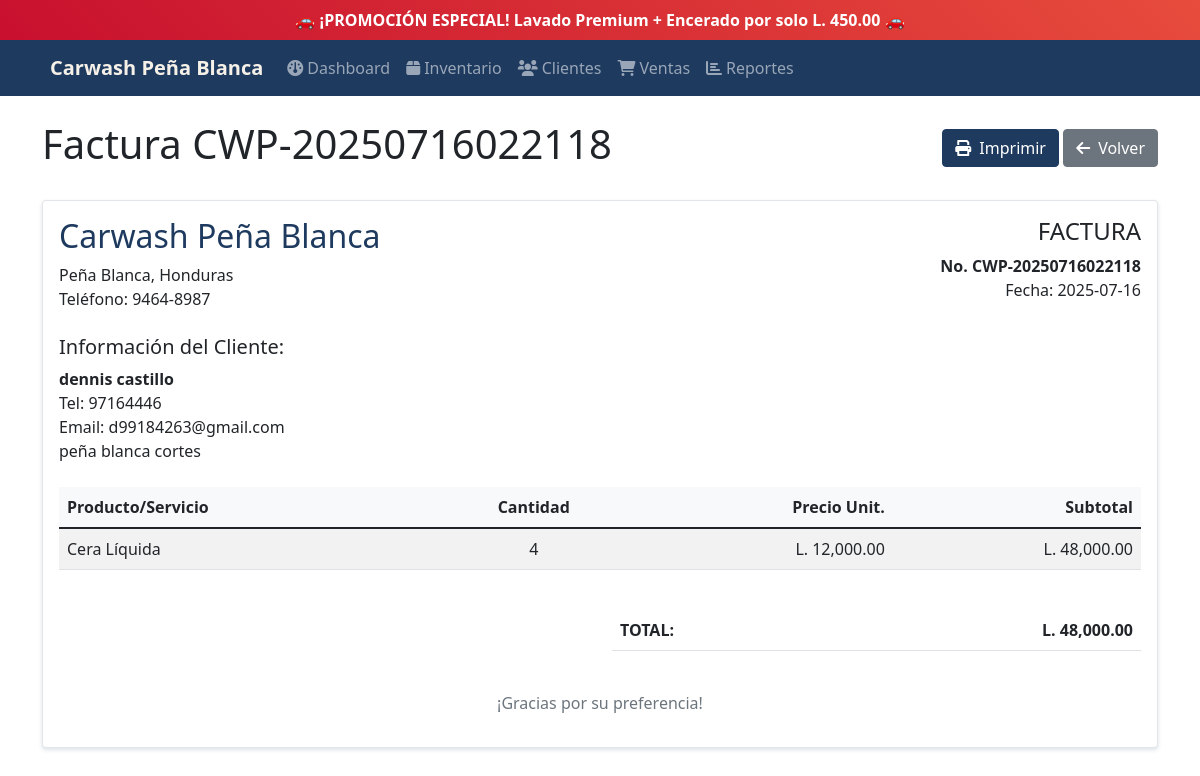
Screenshot of /sales/2/invoice with the database file from the repository.
### tables this page shows
CREATE TABLE sales (
            id INTEGER PRIMARY KEY AUTOINCREMENT,
            customer_id INTEGER,
            total REAL NOT NULL,
            tax REAL DEFAULT 0,
            discount REAL DEFAULT 0,
            payment_method TEXT,
            status TEXT DEFAULT 'completed',
            invoice_number TEXT UNIQUE,
            created_at TIMESTAMP DEFAULT CURRENT_TIMESTAMP,
            FOREIGN KEY (customer_id) REFERENCES customers (id)
        );

CREATE TABLE customers (
            id INTEGER PRIMARY KEY AUTOINCREMENT,
            name TEXT NOT NULL,
            phone TEXT,
            email TEXT,
            address TEXT,
            created_at TIMESTAMP DEFAULT CURRENT_TIMESTAMP
        );

CREATE TABLE sale_items (
            id INTEGER PRIMARY KEY AUTOINCREMENT,
            sale_id INTEGER,
            product_id INTEGER,
            quantity INTEGER NOT NULL,
            unit_price REAL NOT NULL,
            subtotal REAL NOT NULL,
            FOREIGN KEY (sale_id) REFERENCES sales (id),
            FOREIGN KEY (product_id) REFERENCES products (id)
        );

CREATE TABLE products (
            id INTEGER PRIMARY KEY AUTOINCREMENT,
            name TEXT NOT NULL,
            description TEXT,
            price REAL NOT NULL,
            stock INTEGER DEFAULT 0,
            category TEXT,
            created_at TIMESTAMP DEFAULT CURRENT_TIMESTAMP
        );

### main.py (the view)
@app.route('/sales/<int:sale_id>/invoice')
def view_invoice(sale_id):
    conn = get_db_connection()
    sale = conn.execute("""
        SELECT s.*, c.name as customer_name, c.phone, c.email, c.address
        FROM sales s
        LEFT JOIN customers c ON s.customer_id = c.id
        WHERE s.id = ?
    """, (sale_id,)).fetchone()
    items = conn.execute("""
        SELECT si.*, p.name as product_name
        FROM sale_items si
        JOIN products p ON si.product_id = p.id
        WHERE si.sale_id = ?
    """, (sale_id,)).fetchall()
    conn.close()
    return render_template('invoice.html', sale=sale, items=items)

### main.py (called while the page is built)
def get_db_connection():
    conn = sqlite3.connect('carwash.db')
    conn.row_factory = sqlite3.Row
    return conn

### templates/invoice.html (shortened to what this page needs)
{% extends "base.html" %}
{% block content %}
<div class="row">
    <div class="col-12">
        <div class="d-flex justify-content-between align-items-center mb-4">
            <h1>Factura {{ sale.invoice_number }}</h1>
            <div>
                <button onclick="window.print()" class="btn btn-primary">
                    <i class="fas fa-print me-2"></i>Imprimir
                </button>
                <a href="{{ url_for('sales') }}" class="btn btn-secondary">
                    <i class="fas fa-arrow-left me-2"></i>Volver
                </a>
            </div>
        </div>
    </div>
</div>
<div class="row" id="invoice">
    <div class="col-12">
        <div class="card">
            <div class="card-body">
                <div class="row mb-4">
                    <div class="col-6">
                        <h2 class="text-primary">Carwash Peña Blanca</h2>
                        <p class="mb-0">Peña Blanca, Honduras</p>
                        <p class="mb-0">Teléfono: 9464-8987</p>
                    </div>
                    <div class="col-6 text-end">
                        <h4>FACTURA</h4>
                        <p class="mb-0"><strong>No. {{ sale.invoice_number }}</strong></p>
                        <p class="mb-0">Fecha: {{ sale.created_at[:10] }}</p>
                    </div>
                </div>
                <div class="row mb-4">
                    <div class="col-6">
                        <h5>Información del Cliente:</h5>
                        <p class="mb-0"><strong>{{ sale.customer_name or 'Cliente General' }}</strong></p>
                        {% if sale.phone %}
                        <p class="mb-0">Tel: {{ sale.phone }}</p>
                        {% endif %}
                        {% if sale.email %}
                        <p class="mb-0">Email: {{ sale.email }}</p>
                        {% endif %}
                        {% if sale.address %}
                        <p class="mb-0">{{ sale.address }}</p>
                        {% endif %}
                    </div>
                </div>
                <div class="table-responsive mb-4">
                    <table class="table table-striped">
                        <thead>
                            <tr>
                                <th>Producto/Servicio</th>
                                <th class="text-center">Cantidad</th>
                                <th class="text-end">Precio Unit.</th>
                                <th class="text-end">Subtotal</th>
                            </tr>
                        </thead>
                        <tbody>
                            {% for item in items %}
                            <tr>
                                <td>{{ item.product_name }}</td>
                                <td class="text-center">{{ item.quantity }}</td>
                                <td class="text-end">L. {{ "{:,.2f}".format(item.unit_price) }}</td>
                                <td class="text-end">L. {{ "{:,.2f}".format(item.subtotal) }}</td>
                            </tr>
                            {% endfor %}
                        </tbody>
                    </table>
                </div>
                <div class="row">
                    <div class="col-6"></div>
                    <div class="col-6">
                        <table class="table">
                            <tr>
                                <td><strong>TOTAL:</strong></td>
                                <td class="text-end"><strong>L. {{ "{:,.2f}".format(sale.total) }}</strong></td>
                            </tr>
                        </table>
                    </div>
                </div>
                <div class="row mt-4">
                    <div class="col-12 text-center">
                        <p class="text-muted">¡Gracias por su preferencia!</p>
                    </div>
                </div>
            </div>
        </div>
    </div>
</div>
{% endblock %}

### templates/base.html (style rules this page uses)
:root { --primary-navy: #1e3a5f; --secondary-red: #c8102e; --accent-cream: #f5f0e8; --light-gray: #f8f9fa; }
.card { box-shadow: 0 0.125rem 0.25rem rgba(30, 58, 95, 0.15); border: 1px solid rgba(30, 58, 95, 0.125); }
.table th { background-color: var(--light-gray); }
.btn-primary { background-color: var(--primary-navy); border-color: var(--primary-navy); }
.text-primary { color: var(--primary-navy) !important; }

### rows the page displays
sales: invoice_number "CWP-20250716022118", created_at "2025-07-16", total "48,000.00"
customers: name "dennis castillo", phone "97164446", email "d99184263@gmail.com", address "peña blanca cortes"
sale_items: product_name "Cera Líquida", quantity "4", unit_price "12,000.00", subtotal "48,000.00"
